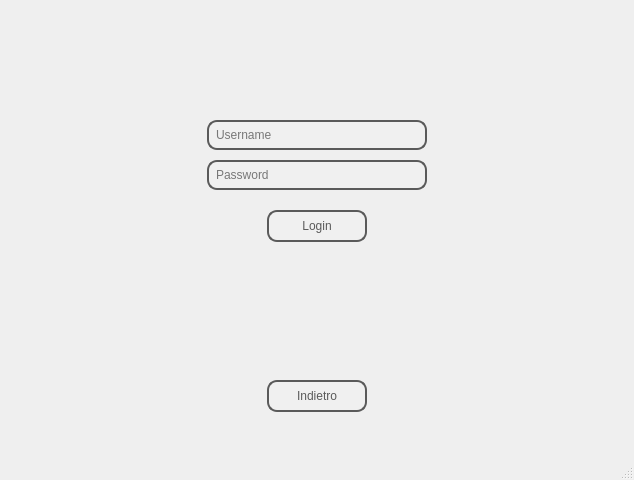
<?xml version="1.0" encoding="UTF-8"?>
<ui version="4.0">
 <class>login</class>
 <widget class="QMainWindow" name="login">
  <property name="geometry">
   <rect>
    <x>0</x>
    <y>0</y>
    <width>634</width>
    <height>480</height>
   </rect>
  </property>
  <property name="cursor">
   <cursorShape>PointingHandCursor</cursorShape>
  </property>
  <property name="windowTitle">
   <string>Ristorante Emilia</string>
  </property>
  <widget class="QWidget" name="centralwidget">
   <widget class="QLabel" name="label_3">
    <property name="geometry">
     <rect>
      <x>0</x>
      <y>0</y>
      <width>641</width>
      <height>431</height>
     </rect>
    </property>
    <property name="styleSheet">
     <string notr="true">background-image: url(../Progetto/foto.jpg);
background-position: center;
background-repeat: no-repeat;</string>
    </property>
    <property name="text">
     <string/>
    </property>
   </widget>
   <widget class="QLineEdit" name="password">
    <property name="geometry">
     <rect>
      <x>207</x>
      <y>160</y>
      <width>220</width>
      <height>30</height>
     </rect>
    </property>
    <property name="styleSheet">
     <string notr="true">QLineEdit {
	color: rgb(0, 0, 0);
                border: 2px solid #5A5A5A;           /* Colore del bordo */
                border-radius: 10px;                  /* Arrotondamento degli angoli */
                padding: 5px;                         /* Padding interno */
                background-color: #F0F0F0;            /* Colore di sfondo */
            }</string>
    </property>
    <property name="placeholderText">
     <string>Password</string>
    </property>
   </widget>
   <widget class="QLineEdit" name="username">
    <property name="geometry">
     <rect>
      <x>207</x>
      <y>120</y>
      <width>220</width>
      <height>30</height>
     </rect>
    </property>
    <property name="styleSheet">
     <string notr="true">QLineEdit {
	color: rgb(0, 0, 0);
                border: 2px solid #5A5A5A;           /* Colore del bordo */
                border-radius: 10px;                  /* Arrotondamento degli angoli */
                padding: 5px;                         /* Padding interno */
                background-color: #F0F0F0;            /* Colore di sfondo */
            }</string>
    </property>
    <property name="placeholderText">
     <string>Username</string>
    </property>
   </widget>
   <widget class="QPushButton" name="pushButton">
    <property name="geometry">
     <rect>
      <x>267</x>
      <y>210</y>
      <width>100</width>
      <height>32</height>
     </rect>
    </property>
    <property name="styleSheet">
     <string notr="true">QPushButton {
        border: 2px solid #5A5A5A;
        border-radius: 10px;
        padding: 5px;
        background-color: #F0F0F0;
        color: #5A5A5A;
    }
    QPushButton:hover {
        background-color: #D3D3D3;
    }
    QPushButton:pressed {
        background-color: #A9A9A9;
    }</string>
    </property>
    <property name="text">
     <string>Login</string>
    </property>
   </widget>
   <widget class="QPushButton" name="pushButton_2">
    <property name="geometry">
     <rect>
      <x>267</x>
      <y>380</y>
      <width>100</width>
      <height>32</height>
     </rect>
    </property>
    <property name="styleSheet">
     <string notr="true">QPushButton {
        border: 2px solid #5A5A5A;
        border-radius: 10px;
        padding: 5px;
        background-color: #F0F0F0;
        color: #5A5A5A;
    }
    QPushButton:hover {
        background-color: #D3D3D3;
    }
    QPushButton:pressed {
        background-color: #A9A9A9;
    }</string>
    </property>
    <property name="text">
     <string>Indietro</string>
    </property>
   </widget>
  </widget>
  <widget class="QMenuBar" name="menubar">
   <property name="geometry">
    <rect>
     <x>0</x>
     <y>0</y>
     <width>634</width>
     <height>24</height>
    </rect>
   </property>
  </widget>
  <widget class="QStatusBar" name="statusbar"/>
 </widget>
 <resources/>
 <connections/>
</ui>
